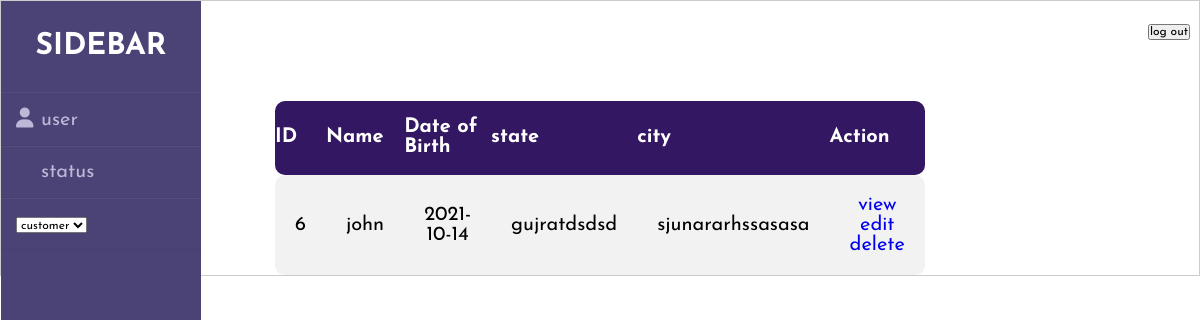
The page /view.php on the database its author committed.
### tables this page shows
CREATE TABLE `customer` (
  `customer_id` int(255) NOT NULL,
  `reg_id` int(255) NOT NULL,
  `Dob` date NOT NULL,
  `fileToUpload` text NOT NULL,
  `city` varchar(255) NOT NULL,
  `state` varchar(255) NOT NULL,
  `phone` int(255) NOT NULL,
  `zip_code` int(255) NOT NULL,
  `item_code` varchar(255) NOT NULL,
  `item_name` varchar(255) NOT NULL,
  `unit` int(255) NOT NULL,
  `price` int(255) NOT NULL
);

CREATE TABLE `registration` (
  `id` int(255) NOT NULL,
  `name` varchar(255) NOT NULL,
  `email` varchar(255) NOT NULL,
  `gender` varchar(255) NOT NULL,
  `password` varchar(255) NOT NULL,
  `status` varchar(255) NOT NULL
);

### view.php (the view, shortened to what this page needs)
<?php
include('db.php');
?>
 <!DOCTYPE html>
<html lang="en">
<head>
<div class="wrapper">
    <div class="sidebar">
        <h2>Sidebar</h2>
        <ul>
            <link rel="stylesheet" href="style1.css">
            <li><a href="detail.php"><i class="fas fa-user"></i>user</a></li>
            <li><a href="status.php"><i class="fas fa-status"></i>status</a></li>
            <li><select name="forma" onchange="location = this.value;">
        <option selected disabled>customer</option>
    </select>
        </ul>
</div>
</div>
</head>
<body>
<section class="page-content" align="center">
            <link rel="stylesheet" href="style2.css">
            <table class="table">
                       <thead>
                        <tr>
                            <center>
                        <th>ID</th>
                            <th>Name</th>
                            <th>Date of Birth</th>
                            <th>state</th>
                            <th>city</th>
                            <th>Action</th>
                                </tr>
                                </thead>
                                <tbody>
                                <?php
$sql = "SELECT customer.Dob,customer.city,customer.state,registration.name,customer.reg_id
FROM customer
INNER JOIN registration ON customer.reg_id=registration.id";
   $result=mysqli_query($conn, $sql);
                    while($row=mysqli_fetch_assoc($result))
                                 {
                                     ?>
                                <tr>
                                    <td><?php echo $row['reg_id'];?></td><br>
                                <td><?php echo $row['name'];?> </td><br>
                                <td><?php echo $row['Dob'];?> </td><br>
                                <td><?php echo $row['state'];?> </td><br>
                                <td><?php echo $row['city'];?> </td><br>
                                <td> <a href='view.php?id=<?php echo $row['reg_id']; ?>'>view</a>
                            <a href='edit.php?reg_id=<?php echo $row['reg_id']; ?>'>edit</a>
                             <a href='delete-process.php?reg_id=<?php echo $row['reg_id']; ?>'>delete</a>
                                </tr>
                                <?php
                                }
                               ?>
                                  </table>
                                  <form align="right-margin" name="form1" method="post" action="logout.php">
  <label class="logoutLblPos">
  <input name="submit2" type="submit" id="submit2" value="log out">
</form>
</section>

### style1.css (style rules this page uses)
* { margin: auto; padding: 0; box-sizing: border-box; list-style: none; text-decoration: none; font-family: 'Josefin Sans', sans-serif; }
body { background-color: #FFFFFF; }
.wrapper { display: flex; position: relative; }
.wrapper .sidebar { width: 200px; height: 100%; background: #4b4276; padding: 30px 0px; position: fixed; }
.wrapper .sidebar h2 { color: #fff; text-transform: uppercase; text-align: center; margin-bottom: 30px; }
.wrapper .sidebar ul li { padding: 15px; border-bottom: 1px solid #bdb8d7; border-bottom: 1px solid rgba(0,0,0,0.05); border-top: 1px solid rgba(255,255,255,0.05); }
.wrapper .sidebar ul li a { color: #bdb8d7; display: block; }
.wrapper .sidebar ul li a .fas { width: 25px; }
.logoutLblPos { position:fixed; right:10px; top:15px; }

### style2.css (style rules this page uses)
body { box-sizing: border-box; border: 1px solid #ccc; }
table { font-family: Arial, Helvetica, sans-serif; border-collapse: collapse; width: 50%; border: none }
table td, #customers th { padding: 20px; }
table tr:nth-child(odd) { background-color: #f2f2f2; }
table th { padding-top: 16px; padding-bottom: 18px; text-align: left; background-color: #331763; color: white; }
td:first-child, th:first-child { border-radius: 10px 0 0 10px; }
td:last-child, th:last-child { border-radius: 0 10px 10px 0; }
.logoutLblPos { position:fixed; right:10px; top:20px; }

### view.php (style rules this page uses)
body { font-size: 20px; }
input, select { font-size: 60%; }

### rows shown on the page
customer: reg "6", registration.name "john", Dob "2021-10-14", state "gujratdsdsd", city "sjunararhssasasa"
